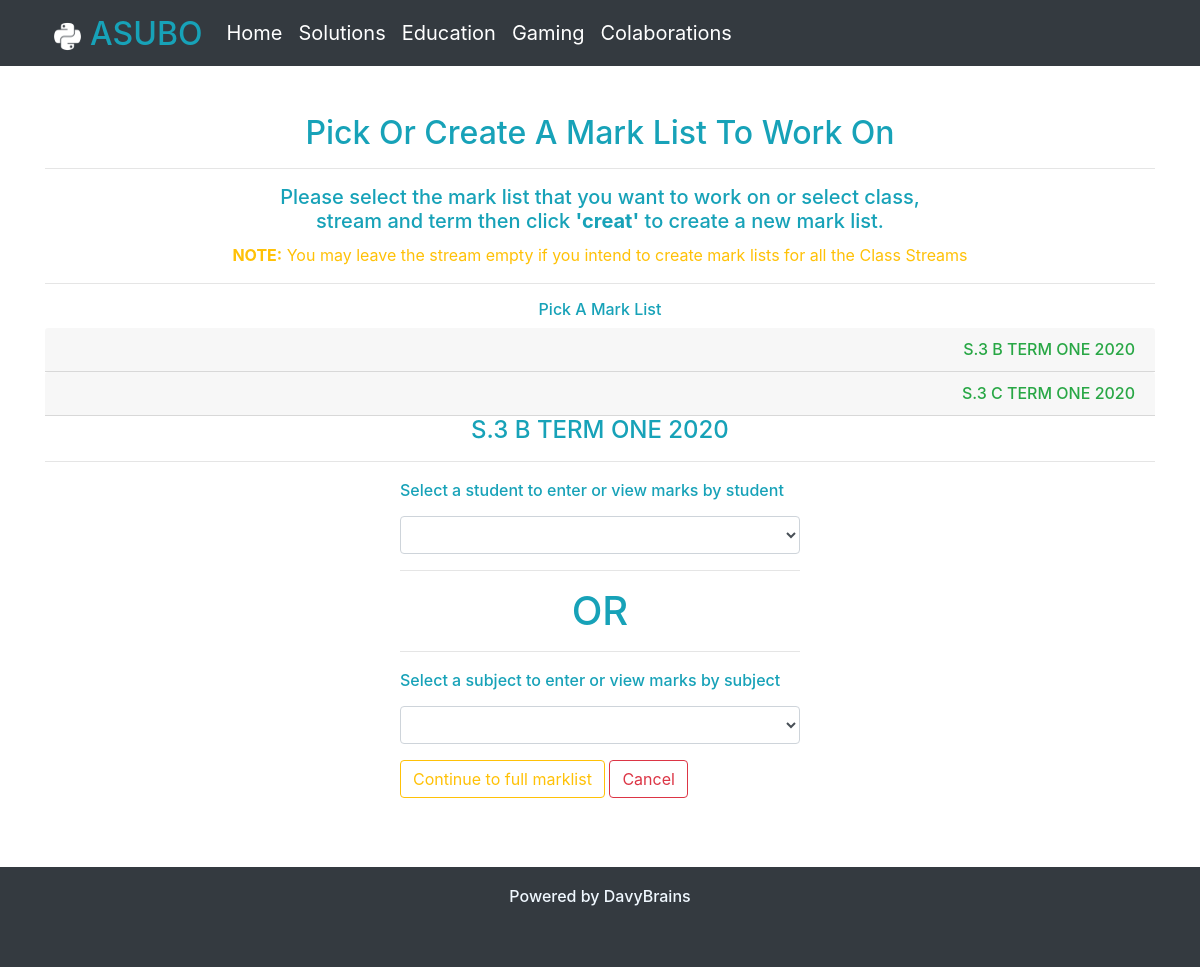
Page /studentresults/marklist/5/ on the committed database.
### reportcards/models.py (models this page shows, shortened)
class MarkList(models.Model):
    year = models.IntegerField()
    term = models.CharField(max_length=10)
    klass = models.CharField(max_length=10)
    stream = models.CharField(max_length=10)
    @property
    def students(self):
        if self.stream:
            return Student.objects.filter(klass=self.klass, stream=self.stream)
        else:
            return Student.objects.filter(klass=self.klass)
    def __str__(self):
        return f'{self.klass} {self.stream} {self.term} {self.year}'

### reportcards/views.py (the view, shortened to what this page needs)
# urls.py: path('marklist/<pk>/', views.marklist, name='marklist'),
def marklist(request, pk):
    year = datetime.datetime.now().year
    marklists = MarkList.objects.filter(year=year)
    mkl = MarkList.objects.get(id = pk)
    subs = Subject.objects.all()
    students = mkl.students
    context = {
        'marklist': mkl,
        'marklists': marklists,
        'students': students,
        'subjects': subs,
    }
    return render(request, 'reportcards/marklist.html', context)

### reportcards/models.py (called while the page is built)
    @property
    def full_names(self):
        if self.other_names != None:
            return f'{self.sir_name} {self.given_name} {self.other_names}'
        else:
            return f'{self.sir_name} {self.given_name}'

### reportcards/templates/reportcards/marklist.html (shortened to what this page needs)
{% extends 'reportcards/creat_marklist.html' %}
{% block form %}
    <h4 class="text-center text-info">{{ marklist }}</h4><hr>
    <form action="" method="POST" id="m_form" style="max-width: 400px; margin: auto;">
        <fieldset>
            <div class="form-group">
                <label for="student"><h6 class="text-center text-info">Select a student to enter or view marks by student</h6></label>
                <select name="student" id="student" class="form-control">
                    <option value=""></option>
                    {% for student in students %}
                        <option value="{{ student.id }}">{{ student.full_names }}</option>
                    {% endfor %}
                </select>
            </div>
            <hr>
            <h1 class="text-center text-info">OR</h1>
            <hr>
            <div class="form-group">
                <label for="subject"><h6 class="text-center text-info">Select a subject to enter or view marks by subject</h6></label>
            <select name="subject" id="subject" class="form-control">
                    <option value=""></option>
                </select>
            </div>
        </fieldset>
        <div class="form-group">
            <a href="{% url 'marks_by_stream' marklist.id %}" class="btn btn-outline-warning">Continue to full marklist</a>
            <a href="{% url 'creat_marklist' %}" class="btn btn-outline-danger">Cancel</a>
        </div>
    </form>
{% endblock form %}

### reportcards/templates/reportcards/creat_marklist.html (shortened to what this page needs)
{% extends 'mainapp/base.html' %}
{% block content %}
    <div class="container pt-5 pb-5">
        <div class="wrapper">
            <h2 class="text-center text-info">
                Pick Or Create A Mark List To Work On
            </h2><hr>
            <h5 class="text-center text-info" style="margin: 10px 200px;">
                Please select the mark list that you want to work on or select class, stream and term then click <b>'creat'</b> to create a new mark list.
            </h5>
            <p class="text-warning text-center">
                <b>NOTE:</b>
                You may leave the stream empty if you intend to create mark lists for all the Class Streams
            </p><hr>
            <div class="h-gird-2">
                <div class="sider text-right">
                    <h6 class="text-center text-info">Pick A Mark List</h6>
                    {% for marklist in marklists %}
                        <a href="{% url 'marklist' marklist.id  %}"><h6 class="text-success card-header">{{ marklist }}</h6></a>
                    {% endfor %}
                </div>
                <div class="sm-form">
                    {% block form %}{% endblock form %}
                </div>
            </div>
        </div>
    </div>
{% endblock content %}

### mainapp/templates/mainapp/base.html (style rules this page uses)
* { text-decoration: none; }
body { min-height: 100vh; }

### rows in the picture
MarkList: klass+stream+term "S.3 B TERM ONE 2020"
MarkList: klass+stream+term "S.3 C TERM ONE 2020"
